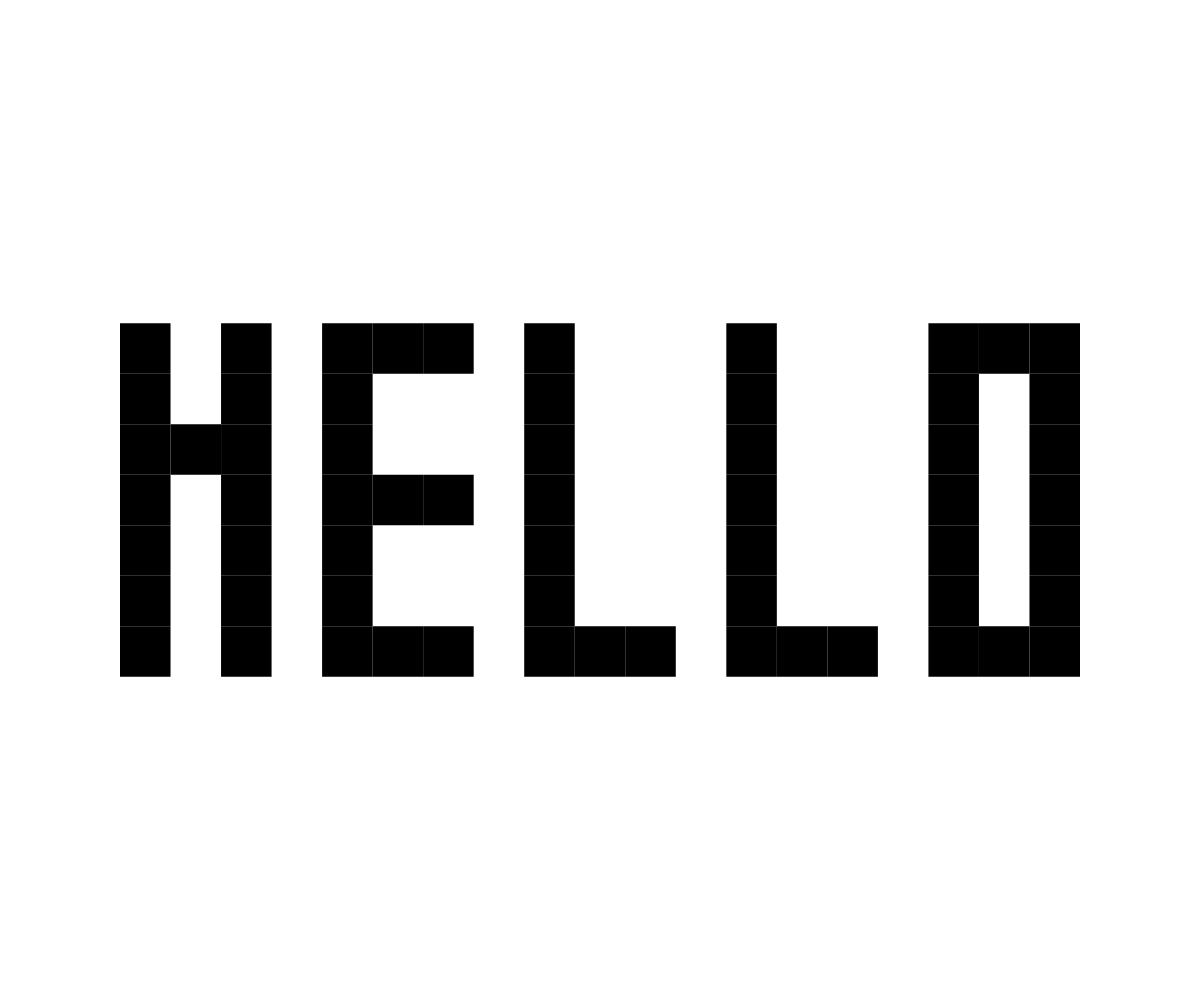
Frame 1 (no input)
Frame 60 (no input): identical to frame 1, image omitted
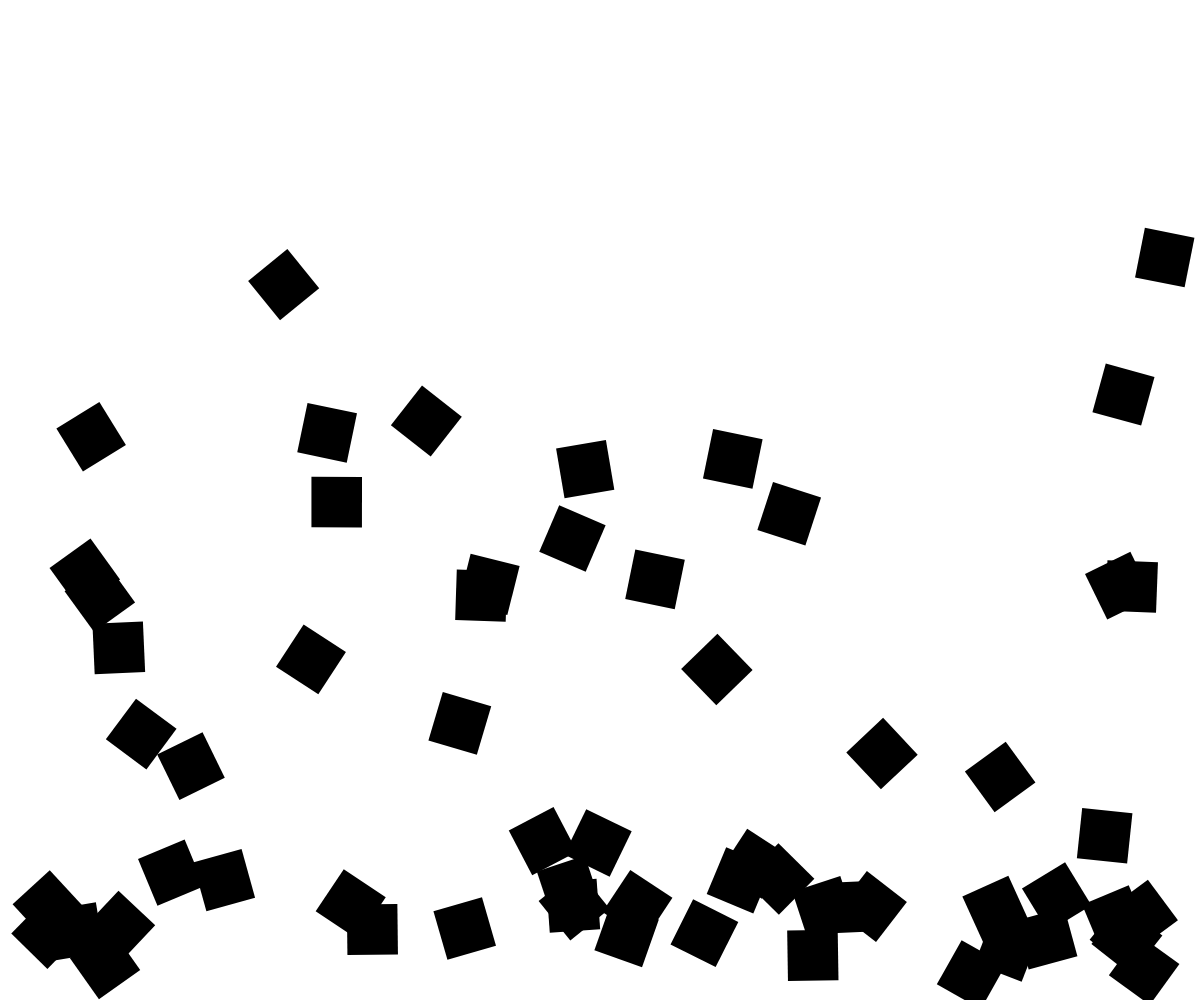
Frame 120 (the mouse pressed at the canvas centre since frame 60)

The p5.js sketch that drew these frames (run headless with seeded random() and noise() and a simulated clock; from frame 60 on, the mouse is pressed at the canvas centre):

// p5.js sketch
// ── sketch.js
// CONFIGURATION - Easily adjust these values
let SQUARE_SIZE; // Will be calculated based on screen width

// Physics constants
const GRAVITY = 0.5;
const BOUNCE = 0.7;
const FRICTION = 0.98;

let squares = [];
let gridSquares = [];
let isExploded = false;

// Calculate square size based on screen width
function calculateSquareSize() {
    // The word "HELLO" is 17 grid units wide (H:3 + space:1 + E:3 + space:1 + L:3 + space:1 + L:3 + space:1 + O:3 = 19, minus last space = 17)
    // Actually: H(3) + 1 + E(3) + 1 + L(3) + 1 + L(3) + 1 + O(3) = 19 total width including spaces
    const totalGridWidth = 19;
    // Use 80% of screen width for the text, divided by grid units
    return Math.min(100, (width * 0.8) / totalGridWidth);
}

// Letter patterns (1 = filled, 0 = empty)
const LETTERS = {
    'H': [
        [1, 0, 1],
        [1, 0, 1],
        [1, 1, 1],
        [1, 0, 1],
        [1, 0, 1],
        [1, 0, 1],
        [1, 0, 1]
    ],
    'E': [
        [1, 1, 1],
        [1, 0, 0],
        [1, 0, 0],
        [1, 1, 1],
        [1, 0, 0],
        [1, 0, 0],
        [1, 1, 1]
    ],
    'L': [
        [1, 0, 0],
        [1, 0, 0],
        [1, 0, 0],
        [1, 0, 0],
        [1, 0, 0],
        [1, 0, 0],
        [1, 1, 1]
    ],
    'O': [
        [1, 1, 1],
        [1, 0, 1],
        [1, 0, 1],
        [1, 0, 1],
        [1, 0, 1],
        [1, 0, 1],
        [1, 1, 1]
    ]
};

function setup() {
    createCanvas(windowWidth, windowHeight);

    // Calculate responsive square size
    SQUARE_SIZE = calculateSquareSize();

    // Generate the text grid
    generateTextGrid();

    console.log("Setup complete. Grid squares:", gridSquares.length);
}

function draw() {
    background(255);

    if (!isExploded) {
        // Draw static grid
        for (let sq of gridSquares) {
            sq.display();
        }
    } else {
        // Update and draw physics-based squares
        for (let sq of squares) {
            sq.update();
            sq.display();
        }
    }
}

function generateTextGrid() {
    gridSquares = [];

    const word = "HELLO";
    const spacing = 1; // Space between letters in grid units

    // Calculate total width needed
    let totalWidth = 0;
    for (let char of word) {
        if (LETTERS[char]) {
            totalWidth += LETTERS[char][0].length + spacing;
        }
    }
    totalWidth -= spacing; // Remove last spacing

    // Calculate starting position to center the text
    const startX = (width - (totalWidth * SQUARE_SIZE)) / 2;
    const startY = (height - (7 * SQUARE_SIZE)) / 2; // 7 rows high

    let currentX = 0;

    // Generate squares for each letter
    for (let char of word) {
        if (LETTERS[char]) {
            const pattern = LETTERS[char];

            for (let row = 0; row < pattern.length; row++) {
                for (let col = 0; col < pattern[row].length; col++) {
                    if (pattern[row][col] === 1) {
                        let x = startX + (currentX + col) * SQUARE_SIZE;
                        let y = startY + row * SQUARE_SIZE;
                        gridSquares.push(new GridSquare(x, y, SQUARE_SIZE));
                    }
                }
            }

            currentX += pattern[0].length + spacing;
        }
    }

    console.log("Generated grid with", gridSquares.length, "squares");
}

function mousePressed() {
    if (!isExploded) {
        explodeText();
    }
}

function explodeText() {
    isExploded = true;
    squares = [];

    // Convert grid squares to physics squares
    for (let sq of gridSquares) {
        let angle = random(TWO_PI);
        let speed = random(5, 15);
        let vx = cos(angle) * speed;
        let vy = sin(angle) * speed - random(5, 10); // Initial upward velocity

        squares.push(new PhysicsSquare(sq.x, sq.y, SQUARE_SIZE, vx, vy));
    }
}

// Static grid square (before explosion)
class GridSquare {
    constructor(x, y, size) {
        this.x = x;
        this.y = y;
        this.size = size;
    }

    display() {
        fill(0);
        noStroke();
        rect(this.x, this.y, this.size, this.size);
    }
}

// Physics-based square (after explosion)
class PhysicsSquare {
    constructor(x, y, size, vx, vy) {
        this.x = x;
        this.y = y;
        this.size = size;
        this.vx = vx;
        this.vy = vy;
        this.rotation = 0;
        this.rotationSpeed = random(-0.2, 0.2);
    }

    update() {
        // Apply gravity
        this.vy += GRAVITY;

        // Apply friction
        this.vx *= FRICTION;
        this.vy *= FRICTION;

        // Update position
        this.x += this.vx;
        this.y += this.vy;

        // Update rotation
        this.rotation += this.rotationSpeed;

        // Bounce off edges
        if (this.x < 0 || this.x + this.size > width) {
            this.vx *= -BOUNCE;
            this.x = constrain(this.x, 0, width - this.size);
        }

        if (this.y + this.size > height) {
            this.vy *= -BOUNCE;
            this.y = height - this.size;
            this.rotationSpeed *= 0.9; // Reduce rotation on bounce
        }

        // Remove squares that fall off screen
        if (this.y > height + 100) {
            this.y = height + 100;
            this.vy = 0;
            this.vx = 0;
        }
    }

    display() {
        push();
        translate(this.x + this.size / 2, this.y + this.size / 2);
        rotate(this.rotation);
        fill(0);
        noStroke();
        rectMode(CENTER);
        rect(0, 0, this.size, this.size);
        pop();
    }
}

function windowResized() {
    resizeCanvas(windowWidth, windowHeight);
    // Recalculate square size on resize
    SQUARE_SIZE = calculateSquareSize();
    if (!isExploded) {
        generateTextGrid();
    }
}

// ── style.css
* {
    margin: 0;
    padding: 0;
    box-sizing: border-box;
}

/* Demo Navigation */
.demo-nav {
    position: fixed;
    top: 0;
    left: 0;
    right: 0;
    display: flex;
    justify-content: space-between;
    padding: 1rem 2rem;
    background: rgba(240, 240, 240, 0.95);
    backdrop-filter: blur(10px);
    z-index: 1000;
    border-bottom: 1px solid rgba(0, 0, 0, 0.1);
}

.nav-link {
    color: #333;
    text-decoration: none;
    font-family: -apple-system, BlinkMacSystemFont, 'Segoe UI', sans-serif;
    font-size: 0.9rem;
    padding: 0.5rem 1rem;
    border-radius: 6px;
    transition: all 0.3s ease;
}

.nav-link:hover {
    background: rgba(0, 0, 0, 0.1);
    color: #000;
}

.github-link {
    background: rgba(99, 102, 241, 0.1);
    border: 1px solid rgba(99, 102, 241, 0.3);
    color: #6366f1;
}

.github-link:hover {
    background: rgba(99, 102, 241, 0.2);
    color: #6366f1;
}

body {
    overflow: hidden;
    display: flex;
    justify-content: center;
    align-items: center;
    min-height: 100vh;
    background-color: #f0f0f0;
}

canvas {
    display: block;
}
